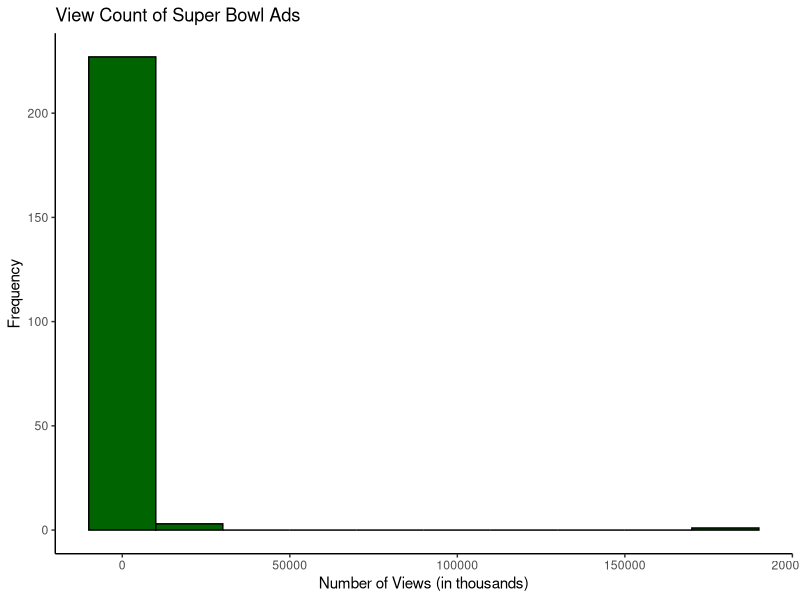
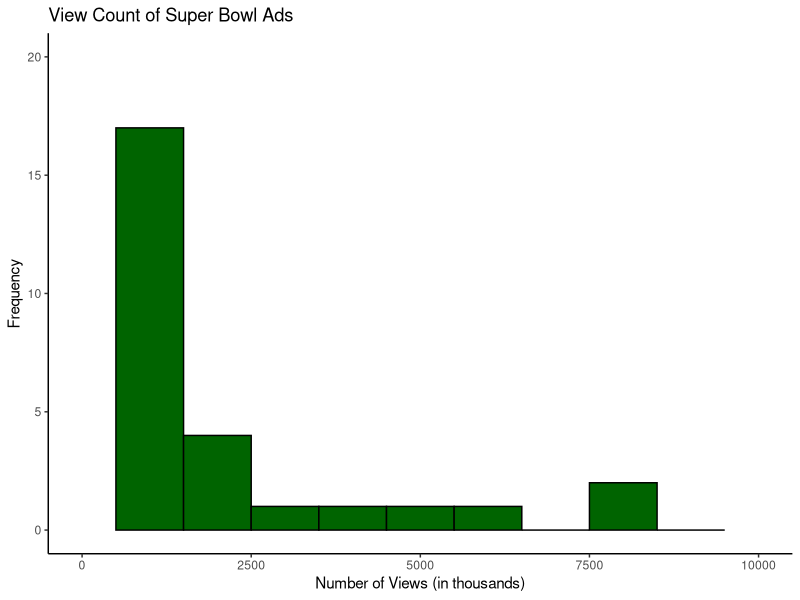
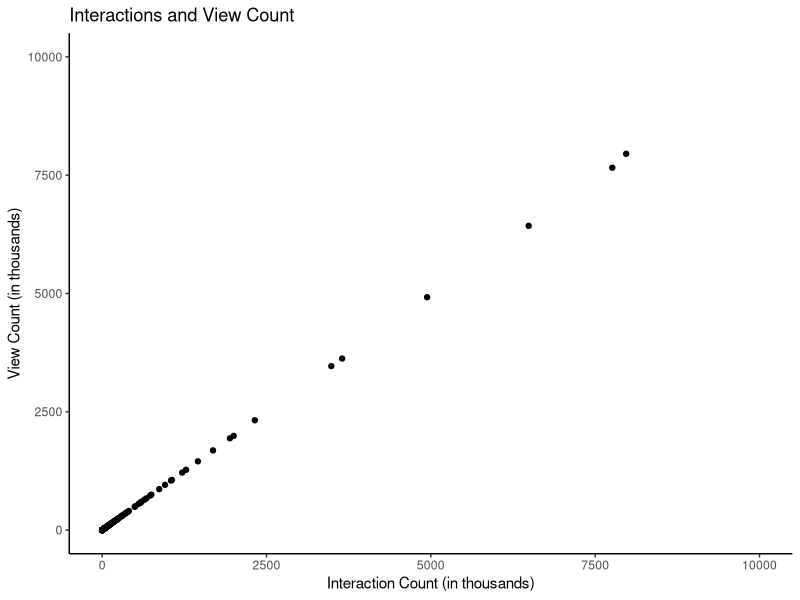
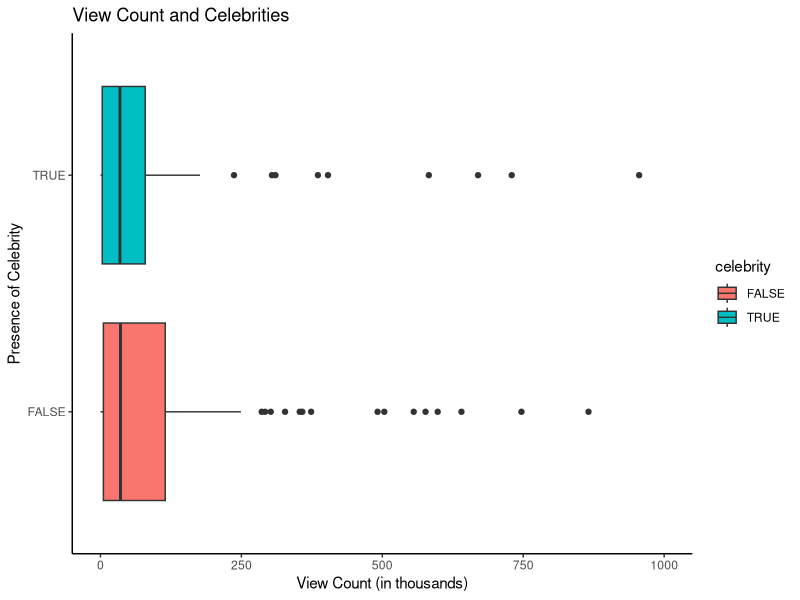
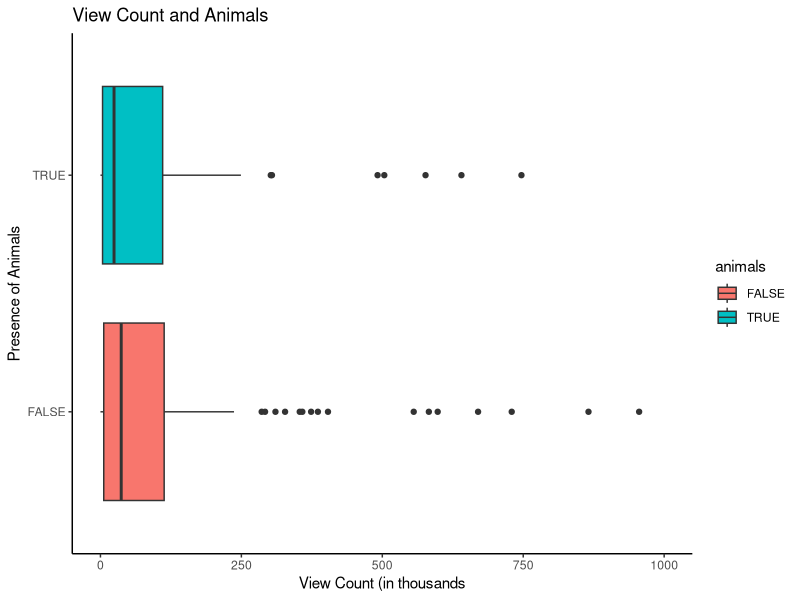

The R source for these figures, in order:
## ---- chunk 1
knitr::opts_chunk$set(warning=FALSE, tidy=TRUE, tidy.opts=list(width.cutoff=60))
library(ggplot2)
library(kableExtra)
## ---- chunk 2
# Scaling the variable
ads <- read.csv('Project1_SuperBowlAds.csv')
ads$view_count_perk <- ads$view_count/1000

# Making the graph
ads_ggplot <- ggplot(ads)
ads_ggplot + geom_histogram(aes(x=view_count_perk),binwidth=20000, col='black',fill='dark green') + labs(title='View Count of Super Bowl Ads',x='Number of Views (in thousands)', y= 'Frequency') + scale_fill_brewer(type='qual',palette=2) + theme_classic()
## ---- chunk 3
ads_ggplot + geom_histogram(aes(x=view_count_perk),binwidth=1000, col='black',fill='dark green') + labs(title='View Count of Super Bowl Ads',x='Number of Views (in thousands)', y= 'Frequency') + scale_fill_brewer(type='qual',palette=2) + theme_classic() + xlim(c(0,10000)) +ylim(c(0,20))
## ---- chunk 4
# Creating interaction variable
ads$interactions<- ads$like_count + ads$view_count + ads$comment_count

# Making graph
ads_ggplot <- ggplot(ads)
ads_ggplot + geom_point(aes(x=interactions/1000,y=view_count_perk)) + labs(title='Interactions and View Count', x='Interaction Count (in thousands)',y='View Count (in thousands)') + theme_classic() + xlim(c(0,10000)) + ylim(c(0,10000))
## ---- chunk 5
ggplot(ads, aes(x = celebrity, y = view_count_perk, fill = celebrity)) + geom_boxplot() + coord_flip() + labs(title='View Count and Celebrities',x='Presence of Celebrity', y= 'View Count (in thousands)') +theme_classic() +ylim(c(0,1000))
## ---- chunk 6
# Subsetting
median_celeb <- aggregate(view_count_perk~celebrity, data=ads, median)
IQR_celeb <- aggregate(view_count_perk~celebrity, data=ads, IQR)
mytable <- data.frame(median_celeb$celebrity,median_celeb$view_count, IQR_celeb$view_count)

# Assigning coumn names and rounding values
colnames(mytable) <- c('Celebrity?','Median','IQR')
mytable$Median <- round(mytable$Median,2)
mytable$IQR <- round(mytable$IQR,2)

# Creating table
kable_classic(kbl(mytable,caption = "View Count Average (in thousands) and Presence of Celebrity"),full_width = FALSE)
## ---- chunk 7
ggplot(ads, aes(x = animals, y = view_count_perk, fill = animals)) + geom_boxplot() + coord_flip() + labs(title='View Count and Animals',x='Presence of Animals', y= 'View Count (in thousands') + theme_classic()+ ylim(c(0,1000))
## ---- chunk 8
# Subsetting
median_animal <- aggregate(view_count_perk~animals, data=ads, median)
IQR_animal <- aggregate(view_count_perk~animals, data=ads, IQR)
animaltable <- data.frame(median_animal$animals,median_animal$view_count, IQR_animal$view_count)

# Assigning coumn names and rounding values
colnames(animaltable) <- c('Animal?','Median','IQR')
animaltable$Median <- round(animaltable$Median,2)
animaltable$IQR <- round(animaltable$IQR,2)

# Making the table
kable_classic(kbl(animaltable,caption = "View Count Average and Presence of Animal"),full_width = FALSE)
